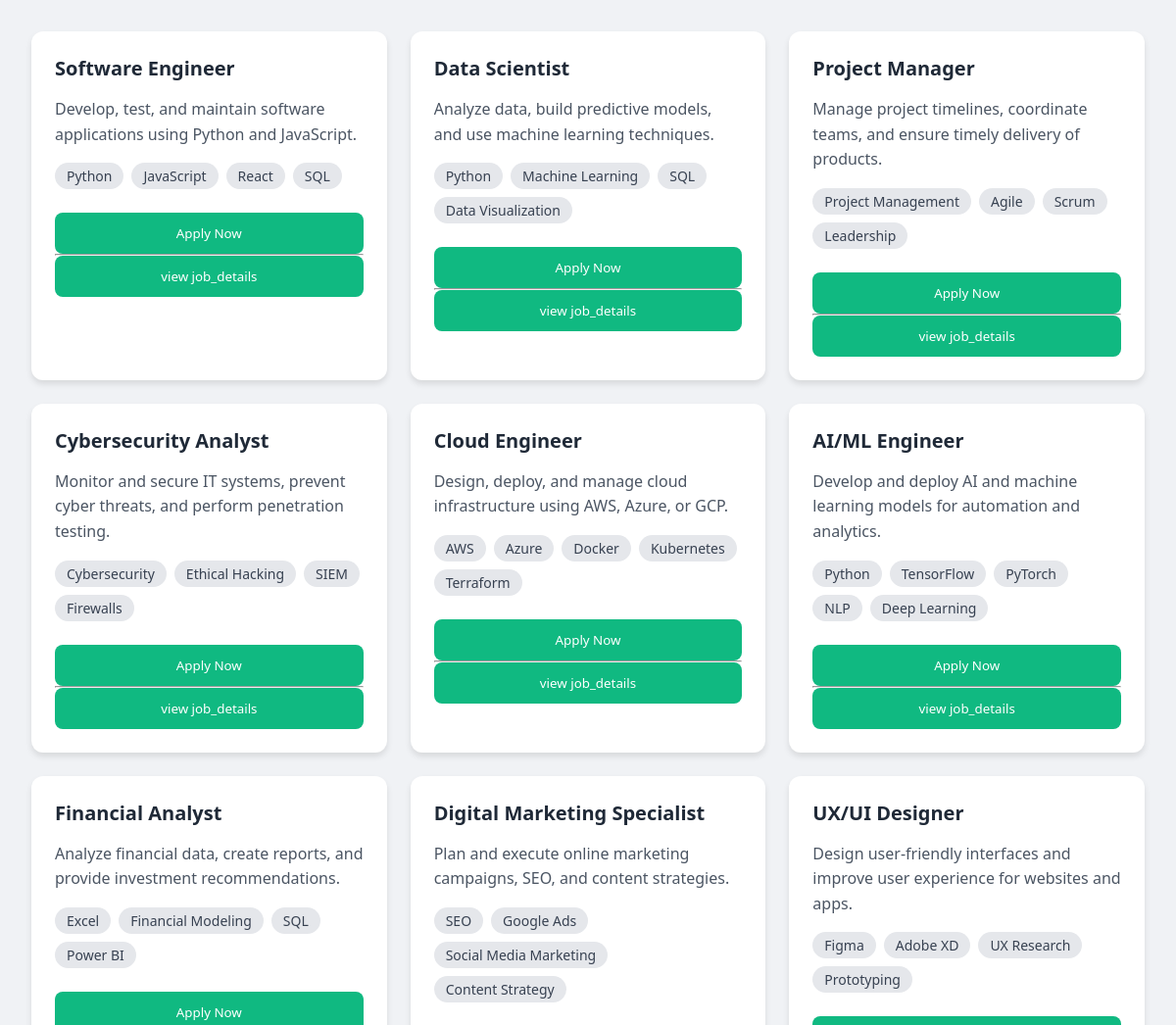
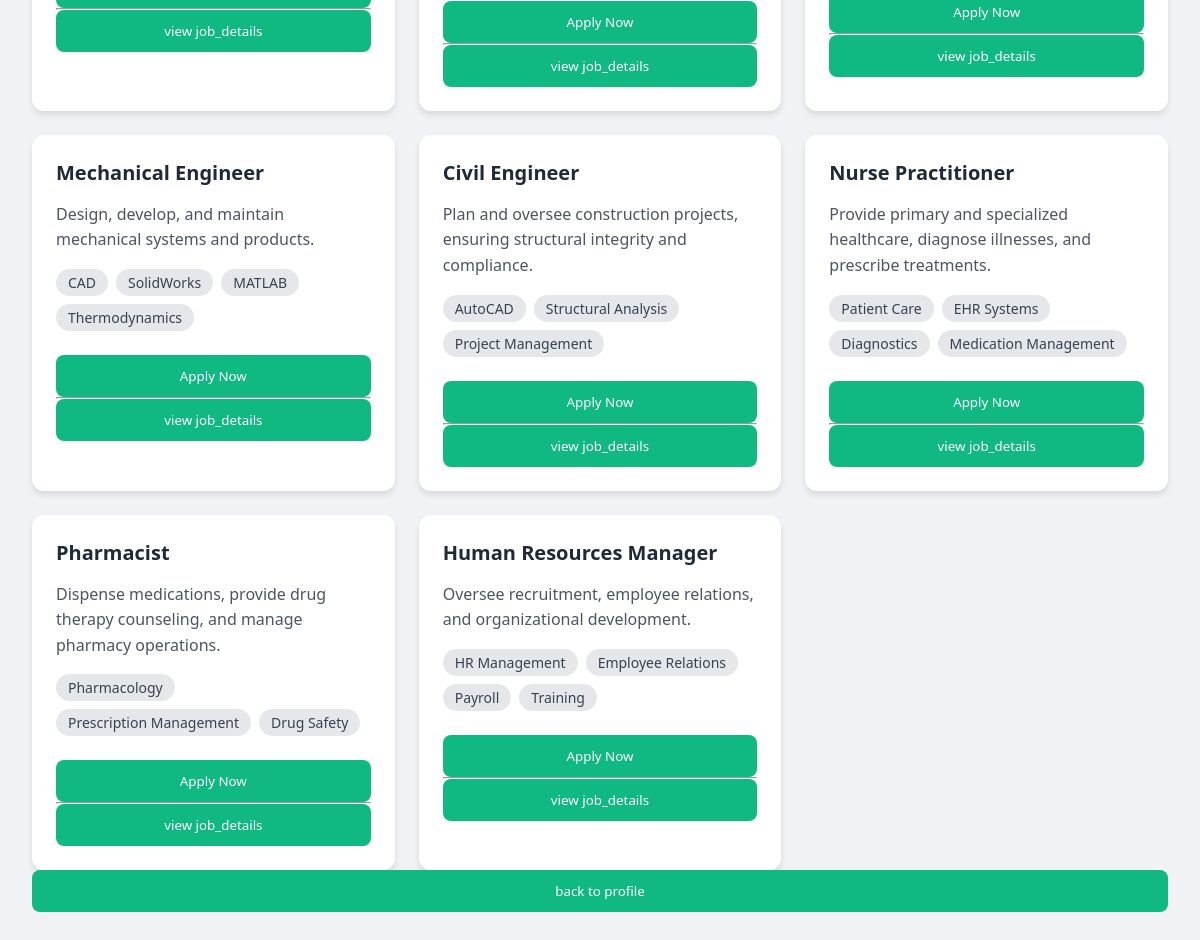
The page /apply_job_user on the database as committed earlier (2 pictures, top to bottom).
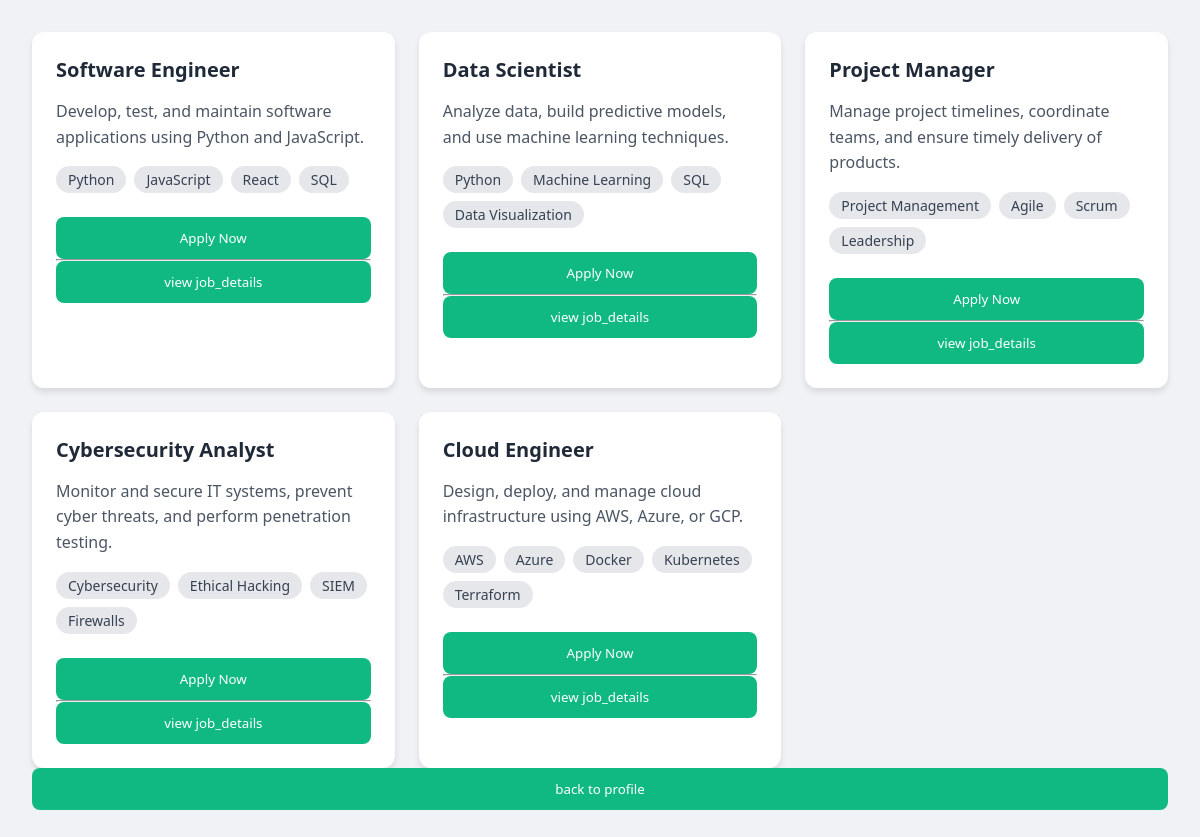
The same page on the database as committed later.
### tables this page shows
CREATE TABLE job_descriptions (
        id INTEGER PRIMARY KEY AUTOINCREMENT,
        title TEXT,
        description TEXT,
        skills TEXT,
        experience TEXT,
        projects TEXT,
        education TEXT,
        qualifications TEXT,
        company_id INTEGER,
        FOREIGN KEY (company_id) REFERENCES companies (id)
    );

### app.py (the view)
@app.route("/apply_job_user", methods=["GET"])
def apply_job_user():
    jobs=get_jobs_from_db()
    return render_template("apply.html",jobs=jobs)

### app.py (called while the page is built)
@app.before_request
def before_request():
    session.permanent = True

def get_jobs_from_db():
    conn = sqlite3.connect("jobs.db")
    cursor = conn.cursor()
    cursor.execute("SELECT title, description ,skills FROM job_descriptions")
    jobs = [{"title": row[0], "description": row[1], "skills": row[2]} for row in cursor.fetchall()]
    conn.close()
    return jobs

### templates/apply.html (shortened to what this page needs)
<!DOCTYPE html>
<html lang="en">
<head>
</head>
<body>
    <div class="job-container">
        {% for job in jobs %}
        <div class="job-card">
            <h3 class="job-title">{{ job.title }}</h3>
            <p class="job-description">{{ job.description }}</p>
            <div class="skills-list">
                {% for skill in job.skills.split(',') %}
                <span class="skill-tag">{{ skill.strip() }}</span>
                {% endfor %}
            </div>
            <button class="apply-btn" onclick="applyJob('{{ job.title }}')">
                Apply Now
            </button>
            <hr>
            <button class ="apply-btn" onclick="viewJob('{{ job.title }}')"> view job_details</button>
        </div>
        {% endfor %}
    </div>
<form method="GET" action="/success">
    <button class="apply-btn"> back to profile</button>
</form>
</body>
</html>

### templates/apply.html (style rules this page uses)
* { margin: 0; padding: 0; box-sizing: border-box; font-family: 'Segoe UI', Tahoma, Geneva, Verdana, sans-serif; }
body { background-color: #f0f2f5; padding: 2rem; }
.job-container { max-width: 1200px; margin: 0 auto; display: grid; grid-template-columns: repeat(auto-fill, minmax(300px, 1fr)); gap: 1.5rem; }
.job-card { background: white; border-radius: 12px; padding: 1.5rem; box-shadow: 0 4px 6px rgba(0, 0, 0, 0.1); transition: transform 0.2s ease; }
.job-title { color: #1f2937; font-size: 1.25rem; margin-bottom: 1rem; font-weight: 600; }
.job-description { color: #4b5563; line-height: 1.6; margin-bottom: 1rem; }
.skills-list { display: flex; flex-wrap: wrap; gap: 0.5rem; margin-bottom: 1.5rem; }
.skill-tag { background-color: #e5e7eb; color: #374151; padding: 0.25rem 0.75rem; border-radius: 20px; font-size: 0.875rem; }
.apply-btn { background-color: #10b981; color: white; border: none; padding: 0.75rem 1.5rem; border-radius: 8px; cursor: pointer; font-weight: 500; transition: background-color 0.2s ease; width: 100%; }

Rows that differ between the two databases and show on the page:
removed job_descriptions: title "AI/ML Engineer", description "Develop and deploy AI and machine learning models for automation and analytics.", strip "Python" "TensorFlow" "PyTorch" "NLP" "Deep Learning"
removed job_descriptions: title "Financial Analyst", description "Analyze financial data, create reports, and provide investment recommendations.", strip "Excel" "Financial Modeling" "SQL" "Power BI"
removed job_descriptions: title "Digital Marketing Specialist", description "Plan and execute online marketing campaigns, SEO, and content strategies.", strip "SEO" "Google Ads" "Social Media Marketing" "Content Strategy"
removed job_descriptions: title "UX/UI Designer", description "Design user-friendly interfaces and improve user experience for websites and apps.", strip "Figma" "Adobe XD" "UX Research" "Prototyping"
removed job_descriptions: title "Mechanical Engineer", description "Design, develop, and maintain mechanical systems and products.", strip "CAD" "SolidWorks" "MATLAB" "Thermodynamics"
removed job_descriptions: title "Civil Engineer", description "Plan and oversee construction projects, ensuring structural integrity and compliance.", strip "AutoCAD" "Structural Analysis" "Project Management"
removed job_descriptions: title "Nurse Practitioner", description "Provide primary and specialized healthcare, diagnose illnesses, and prescribe treatments.", strip "Patient Care" "EHR Systems" "Diagnostics" "Medication Management"
removed job_descriptions: title "Pharmacist", description "Dispense medications, provide drug therapy counseling, and manage pharmacy operations.", strip "Pharmacology" "Prescription Management" "Drug Safety"
removed job_descriptions: title "Human Resources Manager", description "Oversee recruitment, employee relations, and organizational development.", strip "HR Management" "Employee Relations" "Payroll" "Training"
